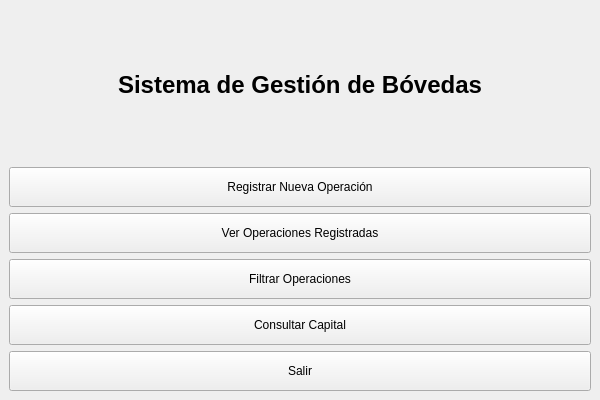
<?xml version="1.0" encoding="UTF-8"?>
<ui version="4.0">
 <class>MainWindow</class>
 <widget class="QMainWindow" name="MainWindow">
  <property name="geometry">
   <rect>
    <x>0</x>
    <y>0</y>
    <width>600</width>
    <height>400</height>
   </rect>
  </property>
  <property name="windowTitle">
   <string>Sistema de Gestión de Bóvedas</string>
  </property>
  <widget class="QWidget" name="centralwidget">
   <layout class="QVBoxLayout" name="verticalLayout">
    <item>
     <widget class="QLabel" name="labelTitulo">
      <property name="text">
       <string>&lt;h1&gt;Sistema de Gestión de Bóvedas&lt;/h1&gt;</string>
      </property>
      <property name="alignment">
       <set>Qt::AlignCenter</set>
      </property>
     </widget>
    </item>
    <item>
     <widget class="QPushButton" name="btnRegistrarOperacion">
      <property name="text">
       <string>Registrar Nueva Operación</string>
      </property>
      <property name="minimumSize">
       <size>
        <width>0</width>
        <height>40</height>
       </size>
      </property>
     </widget>
    </item>
    <item>
     <widget class="QPushButton" name="btnVerOperaciones">
      <property name="text">
       <string>Ver Operaciones Registradas</string>
      </property>
      <property name="minimumSize">
       <size>
        <width>0</width>
        <height>40</height>
       </size>
      </property>
     </widget>
    </item>
    <item>
     <widget class="QPushButton" name="btnFiltrarOperaciones">
      <property name="text">
       <string>Filtrar Operaciones</string>
      </property>
      <property name="minimumSize">
       <size>
        <width>0</width>
        <height>40</height>
       </size>
      </property>
     </widget>
    </item>
    <item>
     <widget class="QPushButton" name="btnConsultarCapital">
      <property name="text">
       <string>Consultar Capital</string>
      </property>
      <property name="minimumSize">
       <size>
        <width>0</width>
        <height>40</height>
       </size>
      </property>
     </widget>
    </item>
    <item>
     <widget class="QPushButton" name="btnSalir">
      <property name="text">
       <string>Salir</string>
      </property>
      <property name="minimumSize">
       <size>
        <width>0</width>
        <height>40</height>
       </size>
      </property>
     </widget>
    </item>
   </layout>
  </widget>
 </widget>
 <resources/>
 <connections/>
</ui>
